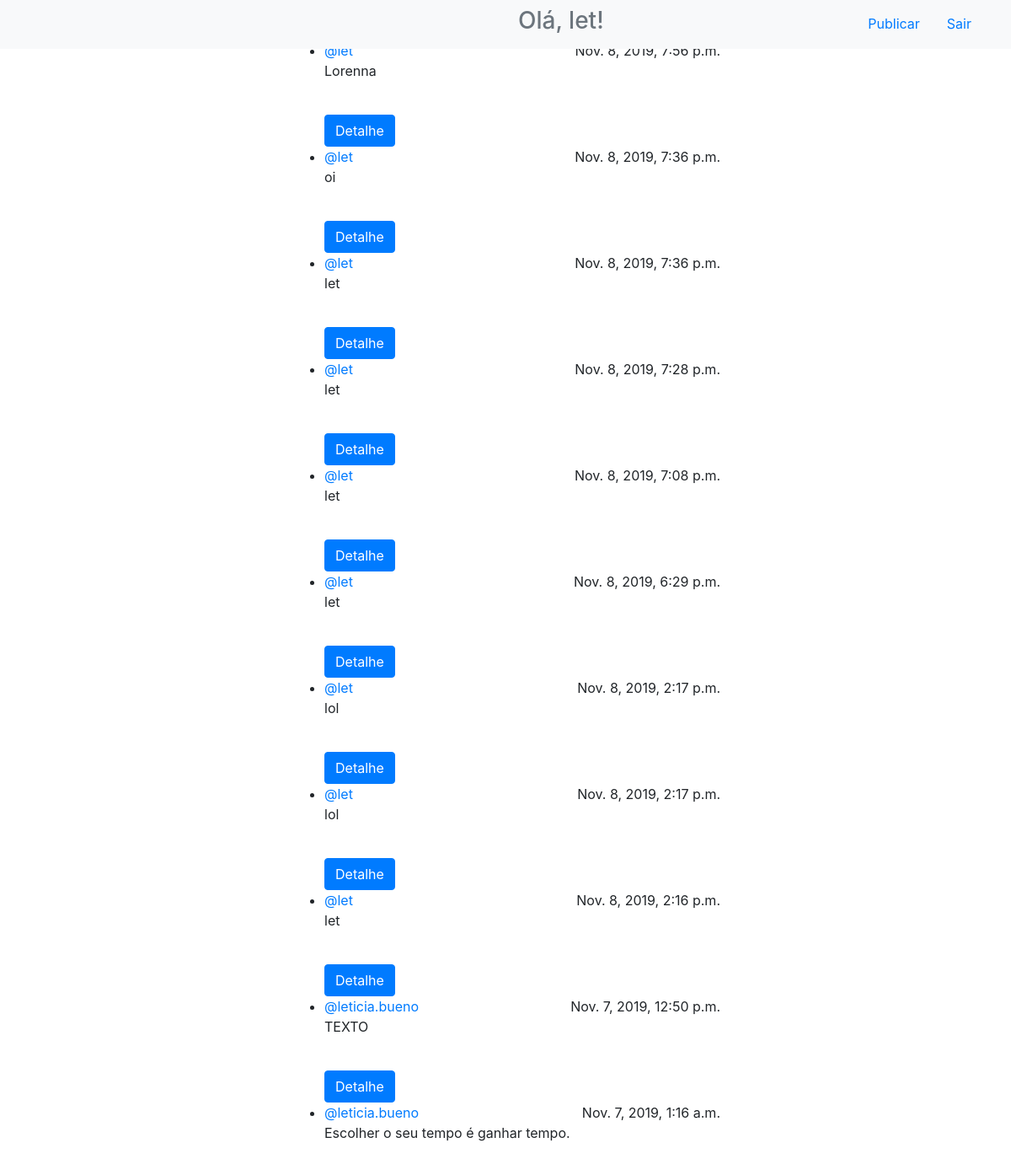
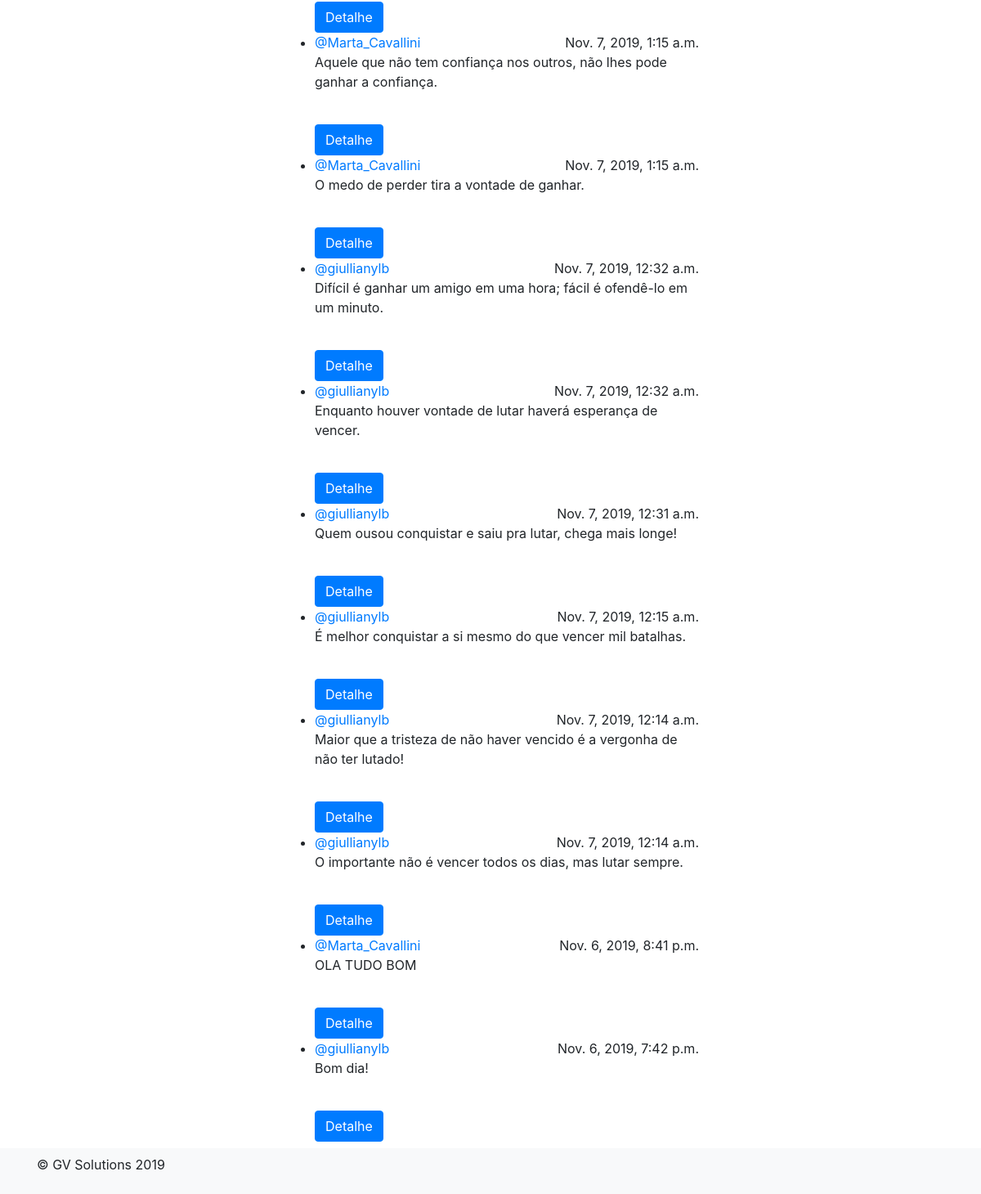
Screenshot of /inicio/ (signed in) with the database file from the repository (2 pictures, top to bottom).
### app_blog/models.py (models this page shows, shortened)
class Publicacao(models.Model):
    texto = models.TextField(verbose_name='Texto', max_length=200)
    data = models.DateTimeField(auto_now_add=True)
    autor = models.ForeignKey(User, verbose_name='Autor', on_delete=models.DO_NOTHING)

### app_blog/views.py (the view)
# urls.py: path('inicio/', inicio, name='inicio'),
def inicio(request):
    publicacoes = Publicacao.objects.all().order_by('data').reverse()
    usuarios = User.objects.all().order_by('-id')[0:30]
    return render(request, 'app_blog/inicio.html', {'publicacoes': publicacoes, 'usuarios':usuarios})

### app_blog/templates/app_blog/inicio.html (shortened to what this page needs)
{% extends 'app_blog/base.html' %}
{% block topo %}
<div class="header clearfix  col-md-6 offset-md-3">
  <nav>
    <ul class="nav nav-pills float-right">
      <li class="nav-item">
        <a class="nav-link" href="/publica">Publicar</a>
      </li>
      <li class="nav-item">
        <a class="nav-link" href="#">Sair</a>
      </li>
    </ul>
  </nav>
  {% if user.is_authenticated %}
  <h3 class="text-muted">Olá, {{ user.username }}!</h3>
  {% endif %}
</div>
{% endblock %}
{% block conteudo %}
  <div class="container">
    <ul class="timeline">
      {% for publicacao in publicacoes %}
				<li>
  					<a href="#">@{{ publicacao.autor }}</a>
  					<a class="float-right">{{ publicacao.data }}</a>
  					<p>{{ publicacao.texto }}</p><br>
                    <a href="/pub/{{ publicacao.id }}"><button type="submit" class="btn btn-primary">Detalhe</button></a>
				</li>
      {% endfor %}
    </ul>
  </div>
{% endblock %}

### rows the page displays
Publicacao: autor "let", data "Nov. 8, 2019, 7:56 p.m.", texto "Lorenna"
Publicacao: autor "let", data "Nov. 8, 2019, 7:36 p.m.", texto "oi"
Publicacao: autor "let", data "Nov. 8, 2019, 7:36 p.m.", texto "let"
Publicacao: autor "let", data "Nov. 8, 2019, 7:28 p.m.", texto "let"
Publicacao: autor "let", data "Nov. 8, 2019, 7:08 p.m.", texto "let"
Publicacao: autor "let", data "Nov. 8, 2019, 6:29 p.m.", texto "let"
Publicacao: autor "let", data "Nov. 8, 2019, 2:17 p.m.", texto "lol"
Publicacao: autor "let", data "Nov. 8, 2019, 2:17 p.m.", texto "lol"
Publicacao: autor "let", data "Nov. 8, 2019, 2:16 p.m.", texto "let"
Publicacao: autor "leticia.bueno", data "Nov. 7, 2019, 12:50 p.m.", texto "TEXTO"
Publicacao: autor "leticia.bueno", data "Nov. 7, 2019, 1:16 a.m.", texto "Escolher o seu tempo é ganhar tempo."
Publicacao: autor "Marta_Cavallini", data "Nov. 7, 2019, 1:15 a.m.", texto "Aquele que não tem confiança nos outros, não lhes pode ganhar a confiança."
Publicacao: autor "Marta_Cavallini", data "Nov. 7, 2019, 1:15 a.m.", texto "O medo de perder tira a vontade de ganhar."
Publicacao: autor "giullianylb", data "Nov. 7, 2019, 12:32 a.m.", texto "Difícil é ganhar um amigo em uma hora; fácil é ofendê-lo em um minuto."
Publicacao: autor "giullianylb", data "Nov. 7, 2019, 12:32 a.m.", texto "Enquanto houver vontade de lutar haverá esperança de vencer."
Publicacao: autor "giullianylb", data "Nov. 7, 2019, 12:31 a.m.", texto "Quem ousou conquistar e saiu pra lutar, chega mais longe!"
Publicacao: autor "giullianylb", data "Nov. 7, 2019, 12:15 a.m.", texto "É melhor conquistar a si mesmo do que vencer mil batalhas."
Publicacao: autor "giullianylb", data "Nov. 7, 2019, 12:14 a.m.", texto "Maior que a tristeza de não haver vencido é a vergonha de não ter lutado!"
Publicacao: autor "giullianylb", data "Nov. 7, 2019, 12:14 a.m.", texto "O importante não é vencer todos os dias, mas lutar sempre."
Publicacao: autor "Marta_Cavallini", data "Nov. 6, 2019, 8:41 p.m.", texto "OLA TUDO BOM"
Publicacao: autor "giullianylb", data "Nov. 6, 2019, 7:42 p.m.", texto "Bom dia!"

### other values shown
{{ user.username }} "let"
